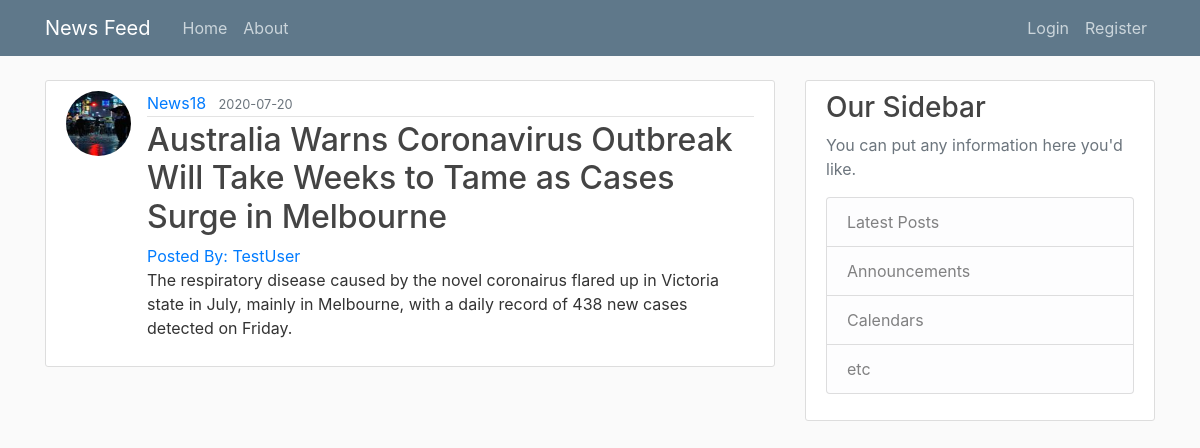
The page /post/18 on the database its author committed.
### NewsFeed/models.py (models this page shows, shortened)
class User(db.Model, UserMixin):
     id = db.Column(db.Integer, primary_key=True)
     username = db.Column(db.String(20), unique=True, nullable=False)
     email = db.Column(db.String(120), unique=True, nullable=False)
     image_file = db.Column(db.String(20), nullable=False, default = 'default.jpeg')
     password = db.Column(db.String(60), nullable=False)
     posts = db.relationship('Post', backref='author', lazy=True)

class Post(db.Model):
    id = db.Column(db.Integer, primary_key=True)
    title = db.Column(db.String(100), nullable=False)
    date_posted = db.Column(db.DateTime, nullable = False, default = datetime.utcnow)
    content = db.Column(db.Text, nullable=False)
    link = db.Column(db.String(200), nullable = False)
    website = db.Column(db.String(40), nullable = False)
    user_id = db.Column(db.Integer, db.ForeignKey('user.id'), nullable=False)

### NewsFeed/posts/routes.py (the view)
@posts.route('/post/<int:post_id>')
def post(post_id):
    post = Post.query.get_or_404(post_id)
    return render_template('post.html', title = post.title, post = post)

### NewsFeed/templates/post.html (shortened to what this page needs)
{% extends "layout.html" %}
{% block content %}
<article class="media content-section">
<img class="rounded-circle article-img" src="{{ url_for('static', filename='profile_pics/'+post.author.image_file) }}">
  <div class="media-body">
    <div class="article-metadata">
      <a class="mr-2" href="#">{{ post.website }}</a>
      <small class="text-muted">{{ post.date_posted.strftime('%Y-%m-%d') }}</small>
    </div>
    <h2 class="article-title">{{ post.title }}</h2>
    <a class="mr-2" href="{{ url_for('users.user_posts', username=post.author.username) }}">Posted By: {{ post.author.username }}</a>
    <p class="article-content">{{ post.content }}</p>
  </div>
</article>
{% endblock content %}

### NewsFeed/static/main.css (style rules this page uses)
body { background: #fafafa; color: #333333; margin-top: 5rem; }
h1, h2, h3, h4, h5, h6 { color: #444444; }
.content-section { background: #ffffff; padding: 10px 20px; border: 1px solid #dddddd; border-radius: 3px; margin-bottom: 20px; }
.article-title { color: #444444; }
.article-content { white-space: pre-line; }
.article-img { height: 65px; width: 65px; margin-right: 16px; }
.article-metadata { padding-bottom: 1px; margin-bottom: 4px; border-bottom: 1px solid #e3e3e3 }

### rows shown on the page
User: image_file (picture), author.username "TestUser"
Post: website "News18", date_posted "2020-07-20", title "Australia Warns Coronavirus Outbreak Will Take Weeks to Tame as Cases Surge in Melbourne", content "The respiratory disease caused by the novel coronairus flared up in Victoria state in July, mainly in Melbourne, with a daily record of 438 new cases detected on Friday."
